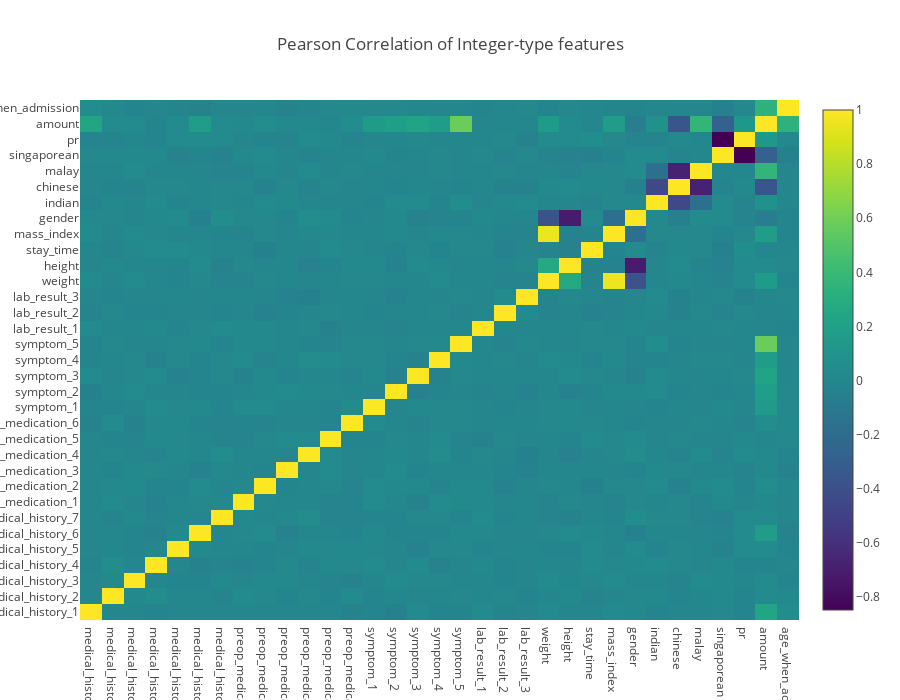

The notebook cell this image was saved under:
### Code cell
cols = [c for c in clinic_demo_bill.columns if c not in ['id', 'date_of_admission', 'date_of_birth',
                                                        'date_of_discharge'
                                                        ] and clinic_demo_bill[c].dtype != 'object']
data = [
    go.Heatmap(
        z= clinic_demo_bill[cols].corr().values,
        x=clinic_demo_bill[cols].columns.values,
        y=clinic_demo_bill[cols].columns.values,
        colorscale='Viridis',
        reversescale = False,
        text = True ,
        opacity = 1.0 )
]

layout = go.Layout(
    title='Pearson Correlation of Integer-type features',
    xaxis = dict(ticks='', nticks=36),
    yaxis = dict(ticks='' ),
    width = 900, height = 700)

fig = go.Figure(data=data, layout=layout)
py.iplot(fig, filename='labelled-heatmap')

### Figure 1 — Plotly figure (JSON) as saved in the notebook; plotly's stock layout.template omitted (floating-point values rounded to 4 significant figures; data arrays with more than 128 entries replaced by an {"elided": "..."} marker saying what was removed)
{"data": [{"colorscale": "Viridis", "opacity": 1, "reversescale": false, "text": true, "type": "heatmap", "x": ["medical_history_1", "medical_history_2", "medical_history_3", "medical_history_4", "medical_history_5", "medical_history_6", "medical_history_7", "preop_medication_1", "preop_medication_2", "preop_medication_3", "preop_medication_4", "preop_medication_5", "preop_medication_6", "symptom_1", "symptom_2", "symptom_3", "symptom_4", "symptom_5", "lab_result_1", "lab_result_2", "lab_result_3", "weight", "height", "stay_time", "mass_index", "gender", "indian", "chinese", "malay", "singaporean", "pr", "amount", "age_when_admission"], "y": ["medical_history_1", "medical_history_2", "medical_history_3", "medical_history_4", "medical_history_5", "medical_history_6", "medical_history_7", "preop_medication_1", "preop_medication_2", "preop_medication_3", "preop_medication_4", "preop_medication_5", "preop_medication_6", "symptom_1", "symptom_2", "symptom_3", "symptom_4", "symptom_5", "lab_result_1", "lab_result_2", "lab_result_3", "weight", "height", "stay_time", "mass_index", "gender", "indian", "chinese", "malay", "singaporean", "pr", "amount", "age_when_admission"], "z": {"elided": "33x33 float values"}}], "layout": {"height": 700, "title": "Pearson Correlation of Integer-type features", "width": 900, "xaxis": {"nticks": 36, "ticks": ""}, "yaxis": {"ticks": ""}}}
